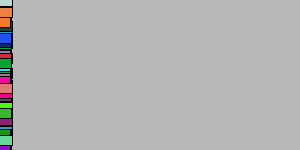
Frame 1 (no input)
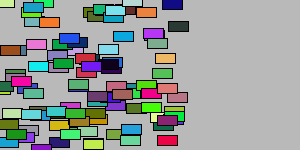
Frame 60 (the mouse pressed at the canvas centre just before this capture)
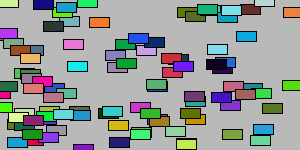
Frame 120 (the mouse held since frame 60 and released just before this capture)

The Processing sketch that drew these frames (run headless with seeded random() and noise(); from frame 60 on, the mouse is pressed at the canvas centre):

// Processing sketch: Cars
// ── Cars.pde
Car[] myCars= new Car[100];
void setup() {
  size(300, 150);
  for (int i=0; i<myCars.length; i++) {
    myCars[i] = new Car(color(random(0, 255), random(0, 255),
      random(0, 255)), 0, random(0, 150), random(0, 3));
  }
}
void draw() {
  background(185);
  for (int i=0; i<myCars.length; i++) {
    myCars[i].drive();
    myCars[i].display();
  }
}
class Car {
  color c;
  float xpos;
  float ypos;
  float xspeed;
  Car(color tempC, float tempXpos,
    float tempYpos, float tempXspeed) {
    c = tempC;
    xpos = tempXpos;
    ypos = tempYpos;
    xspeed = tempXspeed;
  }
  void display() {
    stroke(0); 
    fill(c);
    rectMode(CENTER);
    rect(xpos, ypos, 20, 10);
  }
  void drive() {
    xpos = xpos + xspeed;
    if (xpos > width) {
      xpos = 0;
    }
  }
}
